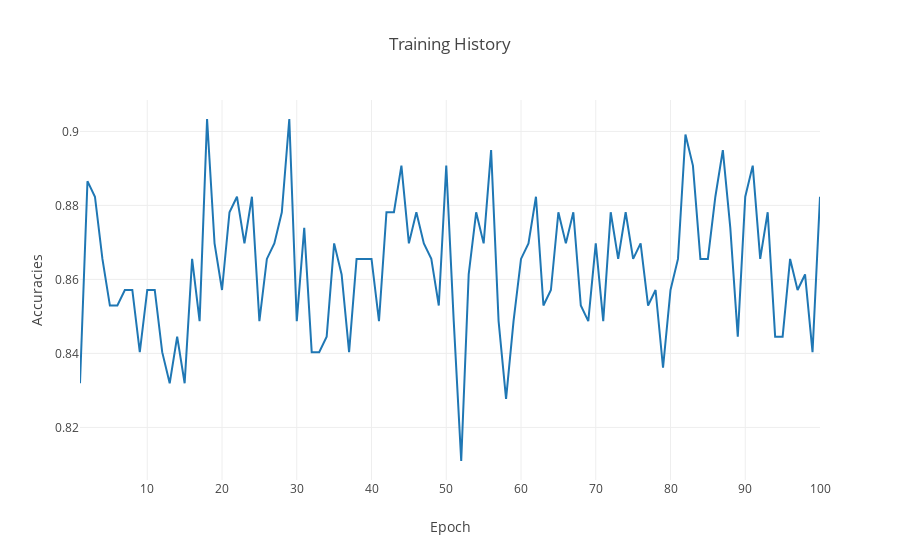

The code cell stored with this chart in its notebook:
### Code cell
from plotly.offline import iplot
from plotly.offline import plot

accs = nn.history.history["acc"]
loss = nn.history.history["loss"]

accs_plot = go.Scatter(
    x=[x for x in range(1,len(accs)+1)],
    y=accs,
    mode="lines",
    name="line plot"
)

data = [accs_plot]

layout = go.Layout(
    title= "Training History",
    yaxis= {"title":"Accuracies"},
    xaxis={"title":"Epoch"}
)

fig = go.Figure(data=data, layout=layout)


iplot(fig)

### Figure 1 — Plotly figure (JSON) as saved in the notebook; plotly's stock layout.template omitted (floating-point values rounded to 4 significant figures)
{"data": [{"mode": "lines", "name": "line plot", "type": "scatter", "uid": "5106fabc-acd9-4f93-b2fc-362f27479a82", "x": [1, 2, 3, 4, 5, 6, 7, 8, 9, 10, 11, 12, 13, 14, 15, 16, 17, 18, 19, 20, 21, 22, 23, 24, 25, 26, 27, 28, 29, 30, 31, 32, 33, 34, 35, 36, 37, 38, 39, 40, 41, 42, 43, 44, 45, 46, 47, 48, 49, 50, 51, 52, 53, 54, 55, 56, 57, 58, 59, 60, 61, 62, 63, 64, 65, 66, 67, 68, 69, 70, 71, 72, 73, 74, 75, 76, 77, 78, 79, 80, 81, 82, 83, 84, 85, 86, 87, 88, 89, 90, 91, 92, 93, 94, 95, 96, 97, 98, 99, 100], "y": [0.8319, 0.8866, 0.8824, 0.8655, 0.8529, 0.8529, 0.8571, 0.8571, 0.8403, 0.8571, 0.8571, 0.8403, 0.8319, 0.8445, 0.8319, 0.8655, 0.8487, 0.9034, 0.8697, 0.8571, 0.8782, 0.8824, 0.8697, 0.8824, 0.8487, 0.8655, 0.8697, 0.8782, 0.9034, 0.8487, 0.8739, 0.8403, 0.8403, 0.8445, 0.8697, 0.8613, 0.8403, 0.8655, 0.8655, 0.8655, 0.8487, 0.8782, 0.8782, 0.8908, 0.8697, 0.8782, 0.8697, 0.8655, 0.8529, 0.8908, 0.8487, 0.8109, 0.8613, 0.8782, 0.8697, 0.895, 0.8487, 0.8277, 0.8487, 0.8655, 0.8697, 0.8824, 0.8529, 0.8571, 0.8782, 0.8697, 0.8782, 0.8529, 0.8487, 0.8697, 0.8487, 0.8782, 0.8655, 0.8782, 0.8655, 0.8697, 0.8529, 0.8571, 0.8361, 0.8571, 0.8655, 0.8992, 0.8908, 0.8655, 0.8655, 0.8824, 0.895, 0.8739, 0.8445, 0.8824, 0.8908, 0.8655, 0.8782, 0.8445, 0.8445, 0.8655, 0.8571, 0.8613, 0.8403, 0.8824]}], "layout": {"autosize": true, "title": {"text": "Training History"}, "xaxis": {"autorange": true, "range": [1, 100], "title": {"text": "Epoch"}, "type": "linear"}, "yaxis": {"autorange": true, "range": [0.8058, 0.9085], "title": {"text": "Accuracies"}, "type": "linear"}}}
